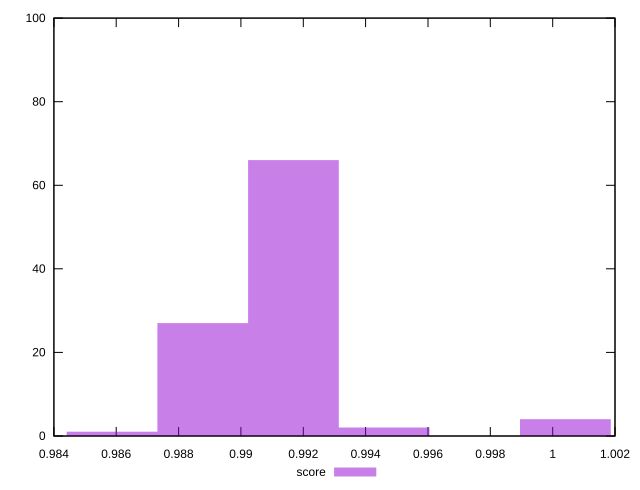

Reproduce this figure in gnuplot.
reset
set terminal svg size 640, 490
set output "reprap/render-blocking-resources/samples/pages+cached+noexternal+nojs/score/histogram.svg"

$score <<EOF
0.9887743152753615 27
0.9916824750261715 66
1.0004069542786012 4
0.9945906347769813 2
0.9858661555245517 1
EOF

set key outside below
set boxwidth 0.002908159750809887
set yrange [0:100]
set style fill transparent solid 0.5 noborder

plot \
  $score title "score" with boxes, \


reset
